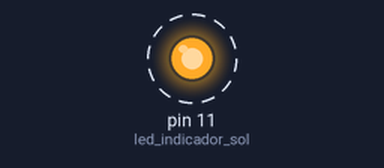
This sketch was run on a simulated Arduino Uno, built with avr-gcc and run on an emulated ATmega328P. On the bench: output pins drawn as LEDs (lit = HIGH). Dashed ring = blinking.

Above: at 0.5 s.
Timing chart, 0 to 4.6 s (numbered marks = the images above):
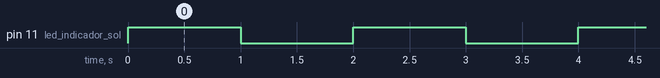

Measured:
- by itself, pin 11 (led_indicador_sol): alternates HIGH for 1.0 s and LOW for 1.0 s

The sketch:

led_indicador_sol.ino
```cpp
// Oficina Virtual de Cubesats
// SNCT 2020
// Lazaro Camargo (lazaro.camargo@inpe.br)

// Teste do Led indicador de Sol

int led_indicador_sol = 11;


void setup()
{
  pinMode(led_indicador_sol,OUTPUT);

}

void loop()
{
  digitalWrite(led_indicador_sol, HIGH);
  delay(1000);
  digitalWrite(led_indicador_sol, LOW);
  delay(1000);

}
```
